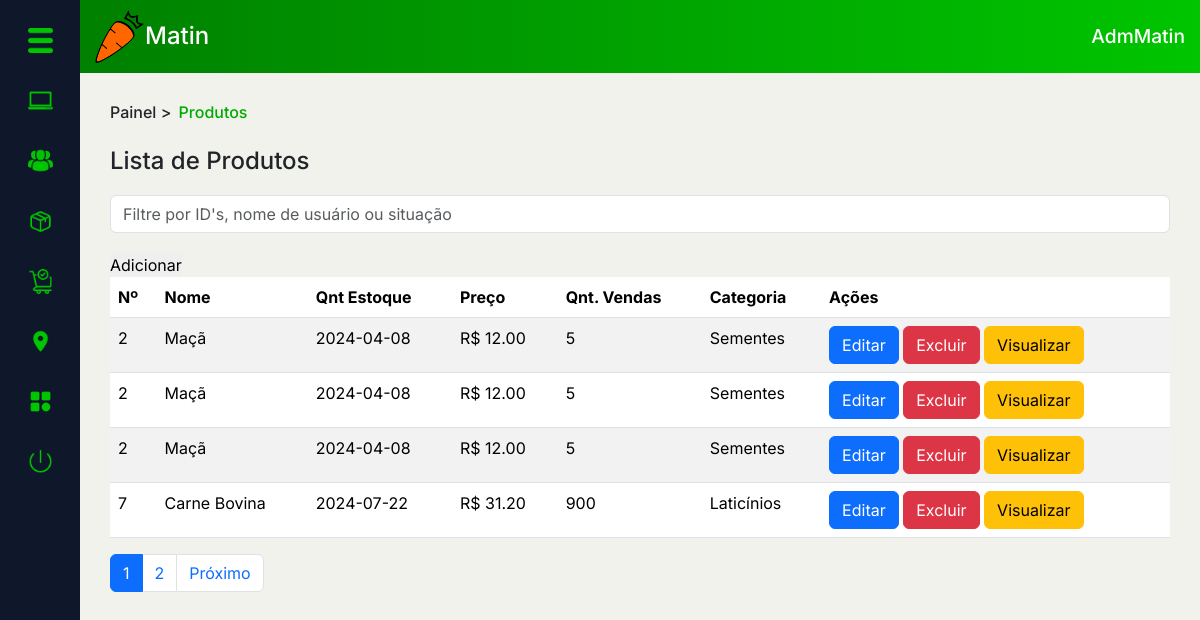
Screenshot of /PAGES/dashboard.php?page=prod_list (signed in) with the database file from the repository.
### tables this page shows
CREATE TABLE `usuario` (
  `idUsu` int(11) NOT NULL,
  `nome_usu` varchar(50) NOT NULL,
  `ativo` enum('0','1') NOT NULL DEFAULT '1',
  `data_criacao` date NOT NULL,
  `email_usu` varchar(100) NOT NULL,
  `senha_usu` varchar(45) NOT NULL,
  `tel_usu` varchar(45) NOT NULL,
  `fotos_usu` varchar(45) NOT NULL DEFAULT 'sem_foto.png',
  `premium` enum('0','1') NOT NULL,
  `NR` varchar(45) NOT NULL,
  `comp` varchar(45) NOT NULL,
  `TCIR` enum('CPF','CNPJ') NOT NULL,
  `NRCIR` varchar(45) NOT NULL,
  `nvl_usu` enum('A','F','C') NOT NULL DEFAULT 'C',
  `Local_CEP` int(11) NOT NULL,
  `tipoLocal` enum('casa','trabalho') NOT NULL,
  `infoAddLocal` varchar(100) NOT NULL,
  `qnt_vendas_usuario` int(11) NOT NULL DEFAULT 0,
  `visto_por_ultimo` datetime DEFAULT NULL,
  `usu_online` tinyint(1) DEFAULT 0
);

CREATE TABLE `produto` (
  `idProduto` int(11) NOT NULL,
  `nome_prod` varchar(100) NOT NULL,
  `qnt_prod_estoque` int(11) NOT NULL,
  `data_criacao_prod` date NOT NULL,
  `preco_prod` decimal(5,2) NOT NULL,
  `fotos_prod` varchar(100) NOT NULL DEFAULT 'sem_foto.png',
  `qnt_vendas` int(11) NOT NULL,
  `promocao` int(11) DEFAULT NULL,
  `parcela` int(11) DEFAULT NULL,
  `idCategoria` int(11) NOT NULL
);

CREATE TABLE `cria` (
  `idCria` int(11) NOT NULL,
  `idUsu` int(11) NOT NULL,
  `idProduto` int(11) NOT NULL
);

CREATE TABLE `categoria` (
  `idCategoria` int(11) NOT NULL,
  `nome_cat` varchar(45) NOT NULL,
  `img_cat` varchar(300) DEFAULT 'sem_foto.png',
  `desc_cat` varchar(100) DEFAULT NULL,
  `qnt_vis` int(11) DEFAULT NULL
);

### MODEL/autenticacao.php (called while the page is built, shortened)
<?php
function pegarIDUsuario(){
    return $_SESSION['idUsu'];
}
?>

### PAGES/DASHBOARD/prod_list.php (the view, shortened to what this page needs)
<div class="conteudo" id="conteudo2">
    <div class="top-cont">
        <div class="local">
            <h6><a href="../DASHBOARD/adminDash.php">Painel</a> > <mark>Produtos</mark></h6>
        </div>
    </div>
    <div class="main-cont">
        <div class="main-tit">
            <h4>Lista de Produtos</h4>
        </div>
        <div class="pesq">
            <div class="input-group flex-nowrap search-bar">
                <input type="search" class="form-control" placeholder="Filtre por ID's, nome de usuário ou situação" aria-label="Search" aria-describedby="addon-wrapping">
            </div>
            <a href="?page=add_usu&NdPAdd=1"><button class="btnAdd" type="button">Adicionar</button></a>
        </div>
        <table class="table table-striped">
            <thead>
                <tr>
                    <th scope="col">Nº</th>
                    <th scope="col">Nome</th>
                    <th scope="col">Qnt Estoque</th>
                    <th scope="col">Preço</th>
                    <th scope="col">Qnt. Vendas</th>
                    <th scope="col">Categoria</th>
                    <th scope="col">Ações</th>
                </tr>
            </thead>
            <tbody>
                <?php
                $pagina = isset($_GET['pagina']) ? (int)$_GET['pagina'] : 1;
                $limite = 4;
                $inicio = ($pagina * $limite) - $limite;
                if ($idUsu != 1) {
                    $selectQ = "SELECT * FROM produto p INNER JOIN categoria c ON p.idCategoria = c.idCategoria INNER JOIN cria c2 ON c2.idProduto = p.idProduto WHERE c2.idUsu = $idUsu ORDER BY p.idProduto LIMIT $inicio, $limite";
                } else {
                    $selectQ = "SELECT * FROM produto p INNER JOIN categoria c ON p.idCategoria = c.idCategoria INNER JOIN cria c2 ON c2.idProduto = p.idProduto LIMIT $inicio, $limite";
                }
                $selectP = $cx->prepare($selectQ);
                $selectP->setFetchMode(PDO::FETCH_ASSOC);
                $selectP->execute();
                $total = $selectP->rowCount();
                if ($total == 0) {
                    echo "<p class='txtVermelho'>Não há registros no momento...</p>";
                } else {
                    while ($dados = $selectP->fetch()) {
                        echo "<tr>";
                        echo "<td scope='row'>{$dados['idProduto']}</td>";
                        echo "<td>{$dados['nome_prod']}</td>";
                        echo "<td>{$dados['data_criacao_prod']}</td>";
                        echo "<td>R$ {$dados['preco_prod']}</td>";
                        echo "<td>{$dados['qnt_vendas']}</td>";
                        echo "<td>{$dados['nome_cat']}</td>";
                        echo "<td><a href='#'><button type='button' class='btn btn-primary'>Editar</button></a> <a href='#'><button type='button' class='btn btn-danger'>Excluir</button></a> <a href='#'><button type='button' class='btn btn-warning'>Visualizar</button></a></td>";
                        echo "</tr>";
                    }
                }
                ?>
            </tbody>
        </table>
        <?php
        $selectAllQ = "SELECT COUNT(*) AS total FROM usuario";
        $selectAllP = $cx->prepare($selectAllQ);
        $selectAllP->execute();
        $totalRegistros = $selectAllP->fetch()['total'];
        $totalPaginas = ceil($totalRegistros / $limite);
        echo "<nav aria-label='Page navigation example' class='navigation'>";
        echo "<ul class='pagination'>";
        for ($i = 1; $i <= $totalPaginas; $i++) {
            $active = $i == $pagina ? "active" : "";
            echo "<li class='page-item $active'><a class='page-link' href='?page=prod_list&pagina=$i'>$i</a></li>";
        }
        if ($pagina < $totalPaginas) {
            echo "<li class='page-item'><a class='page-link' href='?page=prod_list&pagina=" . ($pagina + 1) . "'>Próximo</a></li>";
        }
        echo "</ul>";
        echo "</nav>";
        ?>
    </div>
</div>

### PAGES/DASHBOARD/headerDash.php (shortened to what this page needs)
<?php
if (isset($idUsu)) {
    $selectQ = "SELECT * FROM usuario WHERE idUsu = $idUsu";
    $selectP = $cx->prepare($selectQ);
    $selectP->execute();
    $dados = $selectP->fetch(PDO::FETCH_ASSOC);
}
?>
<nav class="d-flex justify-content-between align-items-center header">
    <a href="../index.php">
        <div class="logo">
            <figure>
                <img src="../IMAGES/matin-logo-png.png" alt="Matin">
            </figure>
            <h1>Matin</h1>
        </div>
    </a>
    <div class="usuario">
        <h1><?php echo $dados['nome_usu'] ?></h1>
    </div>
</nav>

### ASSETS/GERAL.css (style rules this page uses)
:root { --preto00: black; --pretoAzulado: #0F172A; --branco00: white; --cinza00: #C1C1C1; --cinza01: #898989; --cinza02: #D9D9D9; --cinza03: #EAEAEA; --cinza04: #ABABAB; --laranja00: #FF6600; --laranja01: #FF9F5F; --laranjaClaro: #FFE0CC; --laranjaPressed: #d66215; --vermelho00: #FF2A2A; --vermelhoAviso: #B00000; --azulClaro: #009EBB; --verde00: #008000; --verde01: #00C500; --verde02: #00AA00; --verdePressed: #035f03; --bege00: #F1F2EB; --bege01: #F5FBEF; --bege02: #E5E0E0; --bege03: #F2EEEB; --fonte01: 'Inter', serif; }

### ASSETS/PAGINAS-CSS/dashboard.css (style rules this page uses)
body { background-color: var(--bege00) !important; }

### PAGES/DASHBOARD/sidebarDash.php (style rules this page uses)
h6, h5 { margin: 0 !important; }
li { list-style: none; }
img { width: 25px; }

### PAGES/DASHBOARD/headerDash.php (style rules this page uses)
.header { background: linear-gradient(to right, var(--verde00), var(--verde01)); padding: 10px 15px; width: 100%; }
a { margin: 0; text-decoration: none; }
figure, h1 { margin: 0; }
nav .logo h1 { font-size: 1.5em; color: var(--branco00); }
.usuario, .logo { display: flex; align-items: center; }
nav .usuario h1 { font-size: 1.2em; color: var(--branco00); }
.logo figure img { width: 50px; }

### PAGES/DASHBOARD/prod_list.php (style rules this page uses)
#conteudo2 { padding: 30px; }
h6 a { color: var(--preto); text-decoration: none; }
mark { background-color: transparent !important; color: var(--verde02); }
.search-bar { margin: 20px 0 !important; }

### rows the page displays
usuario: nome_usu "AdmMatin"
produto: cria.idProduto "2", nome_prod "Maçã", data_criacao_prod "2024-04-08", preco_prod "12.00", qnt_vendas "5", idCategoria.nome_cat "Sementes"
produto: cria.idProduto "7", nome_prod "Carne Bovina", data_criacao_prod "2024-07-22", preco_prod "31.20", qnt_vendas "900", idCategoria.nome_cat "Laticínios"
